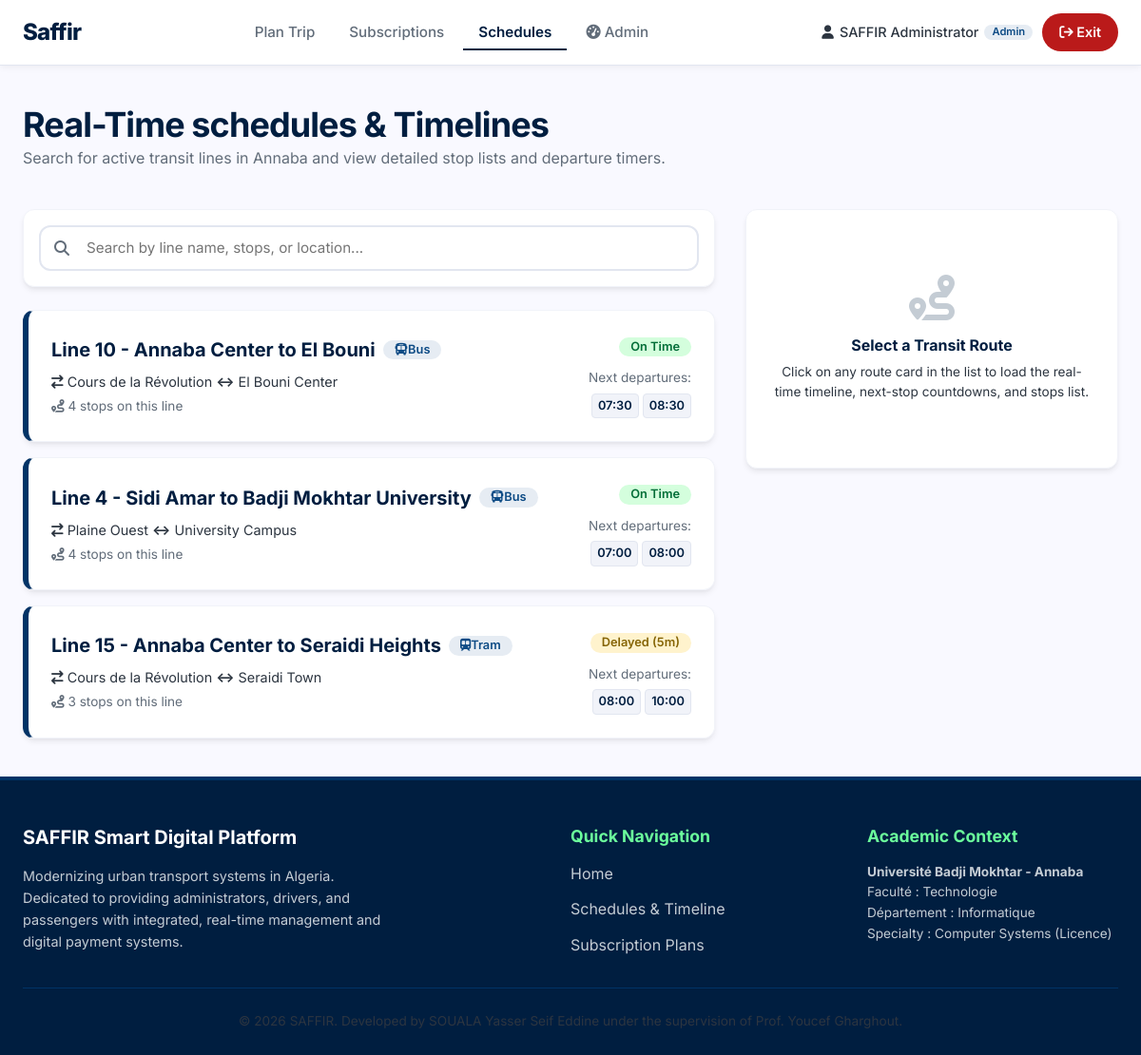
Page /saffir_schedules.php (signed in) on the committed database.
### tables this page shows
CREATE TABLE users (
            id INTEGER PRIMARY KEY AUTOINCREMENT,
            role TEXT NOT NULL CHECK(role IN ('admin', 'driver', 'passenger')),
            email TEXT UNIQUE NOT NULL,
            name TEXT NOT NULL,
            password_hash TEXT NOT NULL,
            wallet_balance REAL DEFAULT 0.0
        );

CREATE TABLE routes (
            id INTEGER PRIMARY KEY AUTOINCREMENT,
            line_name TEXT NOT NULL,
            start_point TEXT NOT NULL,
            end_point TEXT NOT NULL
        );

### auth.php (called while the page is built, shortened)
<?php
require_once __DIR__ . '/db.php';
function isLoggedIn() {
    return isset($_SESSION['user_id']);
}
function getCurrentUser() {
    global $db;
    try {
        $stmt = $db->prepare("SELECT id, role, email, name, wallet_balance FROM users WHERE id = :id");
        $stmt->execute(['id' => $_SESSION['user_id']]);
        return $stmt->fetch();
    } catch (PDOException $e) {
        return null;
    }
}

### saffir_schedules.php (the view, shortened to what this page needs)
<?php
require_once __DIR__ . '/header.php';
$routes = [];
try {
    $stmt = $db->query("SELECT * FROM routes");
    $routes = $stmt->fetchAll();
} catch (PDOException $e) {
    die("Database Query Error: " . $e->getMessage());
}
$stopsByRoute = [];
try {
    $stmt = $db->query("SELECT * FROM stops ORDER BY route_id, sequence");
    while ($row = $stmt->fetch()) {
        $stopsByRoute[$row['route_id']][] = $row;
    }
} catch (PDOException $e) {
}
$schedulesByRoute = [];
try {
    $stmt = $db->query("SELECT * FROM schedules ORDER BY route_id, departure_time");
    while ($row = $stmt->fetch()) {
        $schedulesByRoute[$row['route_id']][] = $row['departure_time'];
    }
} catch (PDOException $e) {
}
$routeMeta = [
    1 => ['type' => 'Bus', 'status' => 'On Time', 'status_class' => 'badge-success', 'icon' => 'fa-bus'],
    2 => ['type' => 'Bus', 'status' => 'On Time', 'status_class' => 'badge-success', 'icon' => 'fa-bus'],
    3 => ['type' => 'Tram', 'status' => 'Delayed (5m)', 'status_class' => 'badge-warning', 'icon' => 'fa-train-subway']
];
?>
<div class="container animate-slide-in">
    <div style="margin-bottom: 40px;">
        <h1>Real-Time schedules & Timelines</h1>
        <p style="color: var(--grey-600);">Search for active transit lines in Annaba and view detailed stop lists and departure timers.</p>
    </div>
    <div style="display: grid; grid-template-columns: 1.3fr 0.7fr; gap: 32px; align-items: start; min-height: 500px;">
        <div>
            <div class="card" style="padding: 16px; margin-bottom: 24px;">
                <div style="position: relative;">
                    <i class="fa-solid fa-magnifying-glass" style="position: absolute; left: 16px; top: 16px; color: var(--grey-600);"></i>
                    <input type="text" id="routeSearch" onkeyup="filterRoutes()" class="form-control" style="padding-left: 48px;" placeholder="Search by line name, stops, or location...">
                </div>
            </div>
            <div id="routeCardsContainer" style="display: flex; flex-direction: column; gap: 16px;">
                <?php foreach ($routes as $r):
                    $meta = $routeMeta[$r['id']] ?? ['type' => 'Bus', 'status' => 'On Time', 'status_class' => 'badge-success', 'icon' => 'fa-bus'];
                    $scheds = $schedulesByRoute[$r['id']] ?? ['08:00'];
                    $stopsCount = isset($stopsByRoute[$r['id']]) ? count($stopsByRoute[$r['id']]) : 0;
                    $stopsList = isset($stopsByRoute[$r['id']]) ? implode(', ', array_column($stopsByRoute[$r['id']], 'name')) : '';
                ?>
                    <div class="card route-card" data-name="<?php echo htmlspecialchars(strtolower($r['line_name'])); ?>" data-stops="<?php echo htmlspecialchars(strtolower($stopsList)); ?>" onclick="selectRoute(<?php echo $r['id']; ?>)" style="cursor: pointer; border-left: 6px solid var(--primary-container);">
                        <div style="display: flex; justify-content: space-between; align-items: center; flex-wrap: wrap; gap: 16px;">
                            <div>
                                <div style="display: flex; align-items: center; gap: 8px; margin-bottom: 6px;">
                                    <span style="font-size: 1.25rem; font-weight: 700; color: var(--primary);"><?php echo htmlspecialchars($r['line_name']); ?></span>
                                    <span class="badge badge-info"><i class="fa-solid <?php echo $meta['icon']; ?>"></i> <?php echo $meta['type']; ?></span>
                                </div>
                                <p style="font-size: 0.9rem; color: var(--grey-800); margin-bottom: 4px;">
                                    <i class="fa-solid fa-arrow-right-arrow-left"></i> <?php echo htmlspecialchars($r['start_point']); ?> <strong>↔</strong> <?php echo htmlspecialchars($r['end_point']); ?>
                                </p>
                                <p style="font-size: 0.85rem; color: var(--grey-600);">
                                    <i class="fa-solid fa-route"></i> <?php echo $stopsCount; ?> stops on this line
                                </p>
                            </div>
                            <div style="text-align: right; min-width: 140px;">
                                <div style="margin-bottom: 8px;">
                                    <span class="badge <?php echo $meta['status_class']; ?>"><?php echo $meta['status']; ?></span>
                                </div>
                                <span style="font-size: 0.85rem; color: var(--grey-600);">Next departures:</span>
                                <div style="display: flex; gap: 4px; justify-content: flex-end; margin-top: 4px; flex-wrap: wrap;">
                                    <?php
                                    for ($i = 0; $i < min(2, count($scheds)); $i++):
                                    ?>
                                        <span style="background-color: var(--grey-100); border: 1px solid var(--grey-200); padding: 2px 6px; border-radius: 4px; font-size: 0.8rem; font-weight: 600; color: var(--primary);">
                                            <?php echo htmlspecialchars($scheds[$i]); ?>
                                        </span>
                                    <?php endfor; ?>
                                </div>
                            </div>
                        </div>
                    </div>
                <?php endforeach; ?>
            </div>
        </div>
        <div class="card" id="timelineContainer" style="position: sticky; top: 100px; padding: 28px;">
            <div id="timelineDefaultMsg" style="text-align: center; padding: 40px 0; color: var(--grey-600);">
                <i class="fa-solid fa-route" style="font-size: 3rem; color: var(--grey-300); margin-bottom: 16px; display: block;"></i>
                <h4>Select a Transit Route</h4>
                <p style="font-size: 0.85rem; margin-top: 8px;">Click on any route card in the list to load the real-time timeline, next-stop countdowns, and stops list.</p>
            </div>
        </div>
    </div>
</div>
<?php require_once __DIR__ . '/footer.php'; ?>

### header.php (shortened to what this page needs)
<?php
require_once __DIR__ . '/auth.php';
$user = getCurrentUser();
$currentPage = basename($_SERVER['PHP_SELF']);
?>
<!DOCTYPE html>
<html lang="en">
<head>
    <link rel="stylesheet" href="style.css">
    <link rel="stylesheet" href="https://cdnjs.cloudflare.com/ajax/libs/font-awesome/6.4.0/css/all.min.css">
</head>
<body>
<header>
    <div class="container header-nav">
        <a href="saffir_home_animated.php" class="logo">Saffir</a>
        <nav>
            <ul class="nav-links">
                <li class="<?php echo $currentPage === 'saffir_home_animated.php' ? 'active' : ''; ?>">
                    <a href="saffir_home_animated.php">Plan Trip</a>
                </li>
                <li class="<?php echo $currentPage === 'metroflow_subscriptions_offers.php' ? 'active' : ''; ?>">
                    <a href="metroflow_subscriptions_offers.php">Subscriptions</a>
                </li>
                <li class="<?php echo $currentPage === 'saffir_schedules.php' ? 'active' : ''; ?>">
                    <a href="saffir_schedules.php">Schedules</a>
                </li>
                <?php if ($user): ?>
                    <?php if ($user['role'] === 'admin'): ?>
                        <li class="<?php echo $currentPage === 'saffir_admin_dashboard.php' ? 'active' : ''; ?>">
                            <a href="saffir_admin_dashboard.php"><i class="fa-solid fa-gauge-high"></i> Admin</a>
                        </li>
                    <?php elseif ($user['role'] === 'driver'): ?>
                        <li class="<?php echo $currentPage === 'saffir_driver_home.php' ? 'active' : ''; ?>">
                            <a href="saffir_driver_home.php"><i class="fa-solid fa-road"></i> My Shift</a>
                        </li>
                    <?php elseif ($user['role'] === 'passenger'): ?>
                        <li class="<?php echo $currentPage === 'saffir_interactive_dashboard.php' ? 'active' : ''; ?>">
                            <a href="saffir_interactive_dashboard.php"><i class="fa-solid fa-user-gear"></i> My Portal</a>
                        </li>
                    <?php endif; ?>
                <?php endif; ?>
            </ul>
        </nav>
        <div class="nav-auth">
            <?php if ($user): ?>
                <span class="nav-user">
                    <i class="fa-solid fa-user"></i>
                    <?php echo htmlspecialchars($user['name']); ?>
                    <span class="badge badge-info" style="font-size: 0.7rem; padding: 2px 8px;"><?php echo ucfirst($user['role']); ?></span>
                </span>
                <a href="metroflow_join_us.php?action=logout" class="btn-nav-logout">
                    <i class="fa-solid fa-arrow-right-from-bracket"></i> Exit
                </a>
            <?php else: ?>
                <a href="metroflow_join_us.php" class="btn-nav-login">Login</a>
                <a href="metroflow_join_us.php" class="btn-nav-signup">Sign Up</a>
            <?php endif; ?>
        </div>
    </div>
</header>
<main style="flex: 1; padding: 40px 0;">

### style.css (style rules this page uses)
:root { --primary: #001E40; --primary-container: #003366; --primary-light: #0d4b85; --secondary: #006D37; --secondary-container: #6BFE9C; --secondary-light: #d4fedd; --surface: #F9F9FF; --on-surface: #111C2C; --error: #BA1A1A; --error-container: #FFDAD9; --white: #FFFFFF; --grey-100: #F1F3F9; --grey-200: #E2E6F0; --grey-300: #C4CCD4; --grey-600: #626D7A; --grey-800: #2C3540; --shadow-sm: 0 1px 3px rgba(0,0,0,0.05), 0 1px 2px rgba(0,0,0,0.1); --shadow-md: 0 4px 6px -1px rgba(0, 0, 0, 0.08), 0 2px 4px -1px rgba(0, 0, 0, 0.04); --shadow-lg: 0 10px 15px -3px rgba(0, 0, 0, 0.08), 0 4px 6px -2px rgba(0, 0, 0, 0.04); --shadow-glass: 0 8px 32px 0 rgba(0, 30, 64, 0.08); --border-radius-sm: 6px; --border-radius-md: 12px; --border-radius-lg: 20px; --transition-smooth: all 0.3s cubic-bezier(0.4, 0, 0.2, 1); }
* { box-sizing: border-box; margin: 0; padding: 0; }
body { font-family: 'Inter', -apple-system, BlinkMacSystemFont, "Segoe UI", Roboto, Helvetica, Arial, sans-serif; background-color: var(--surface); color: var(--on-surface); line-height: 1.6; display: flex; flex-direction: column; min-height: 100vh; overflow-x: hidden; }
main { flex: 1; }
h1, h2, h3, h4, h5, h6 { font-weight: 700; color: var(--primary); line-height: 1.25; }
h1 { font-size: 2.25rem; letter-spacing: -0.025em; }
p { color: var(--grey-800); }
a { color: var(--primary-light); text-decoration: none; transition: var(--transition-smooth); }
.container { width: 100%; max-width: 1280px; margin: 0 auto; padding: 0 24px; }
header { background-color: var(--white); position: sticky; top: 0; z-index: 100; box-shadow: 0 1px 8px rgba(0,0,0,0.07); border-bottom: 1px solid var(--grey-200); }
.header-nav { display: flex; justify-content: space-between; align-items: center; height: 68px; }
.logo { font-weight: 800; font-size: 1.5rem; color: var(--primary); letter-spacing: -0.03em; text-decoration: none; }
.nav-links { display: flex; list-style: none; gap: 4px; align-items: center; }
.nav-links a { color: var(--grey-600); padding: 8px 16px; font-weight: 500; font-size: 0.95rem; border-bottom: 2px solid transparent; border-radius: 0; transition: var(--transition-smooth); }
.nav-links li.active a { color: var(--primary); font-weight: 600; border-bottom: 2px solid var(--primary); background: none; }
.nav-auth { display: flex; align-items: center; gap: 10px; }
.nav-user { font-size: 0.9rem; color: var(--grey-800); font-weight: 500; display: flex; align-items: center; gap: 6px; }
.btn-nav-logout { background-color: var(--error); color: var(--white) !important; font-weight: 600; font-size: 0.9rem; padding: 8px 18px; border-radius: 50px; transition: var(--transition-smooth); }
.card { background-color: var(--white); border-radius: var(--border-radius-md); padding: 24px; box-shadow: var(--shadow-md); border: 1px solid var(--grey-100); transition: var(--transition-smooth); }
.form-control { width: 100%; min-height: 48px; padding: 0 16px; font-family: inherit; font-size: 0.95rem; border: 2px solid var(--grey-200); border-radius: var(--border-radius-md); outline: none; transition: var(--transition-smooth); background-color: var(--white); }
.badge { display: inline-flex; align-items: center; justify-content: center; padding: 4px 12px; border-radius: 50px; font-size: 0.8rem; font-weight: 600; line-height: 1; }
.badge-success { background-color: var(--secondary-light); color: var(--secondary); }
.badge-warning { background-color: #FFF3CD; color: #856404; }
.badge-info { background-color: rgba(13, 75, 133, 0.1); color: var(--primary-light); }
.animate-slide-in { animation: slideIn 0.6s cubic-bezier(0.16, 1, 0.3, 1) forwards; }

### rows in the picture
users: name "SAFFIR Administrator", role "Admin"
routes: line_name "Line 10 - Annaba Center to El Bouni", id "Bus", start_point "Cours de la Révolution", end_point "El Bouni Center", id "4", id "On Time", id "07:30", id "08:30"
routes: line_name "Line 4 - Sidi Amar to Badji Mokhtar University", id "Bus", start_point "Plaine Ouest", end_point "University Campus", id "4", id "On Time", id "07:00", id "08:00"
routes: line_name "Line 15 - Annaba Center to Seraidi Heights", id "Tram", start_point "Cours de la Révolution", end_point "Seraidi Town", id "3", id "Delayed (5m)", id "08:00", id "10:00"
